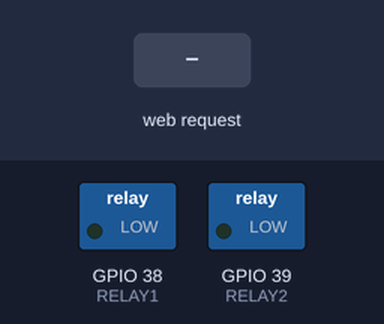
Simulated run of this sketch. Board: ESP32. Parts: switched loads named in the sketch (green lamp = pin HIGH). The test bench sets the inputs (shaded band). WiFi joins after 1.5 s; servers stay silent unless stated; what the sketch prints to the serial monitor is not drawn.

Above: at 3.7 s.
3.8 s: HTTP request GET /bulb1on received
At 4.1 s:
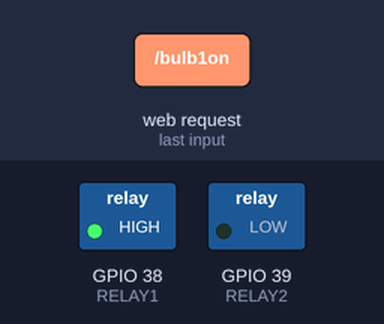
5.3 s: HTTP request GET /bothon received
At 6.4 s:
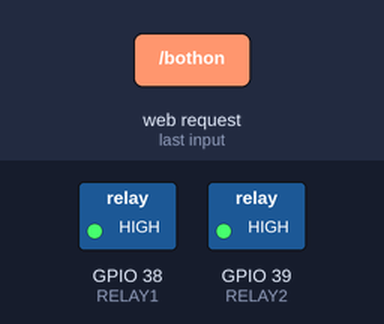
6.8 s: HTTP request GET /bulb1off received
At 7.5 s:
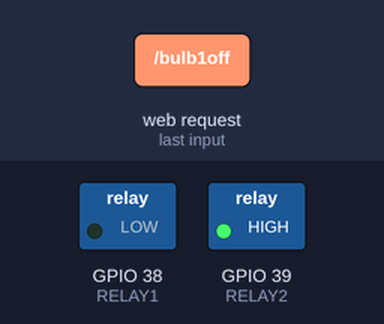
8.3 s: HTTP request GET /bulb2off received
At 8.7 s:
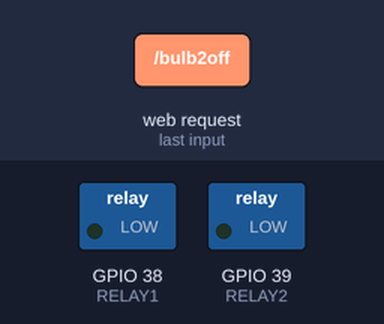
9.8 s: HTTP request GET /bulb2on received
At 11.0 s:
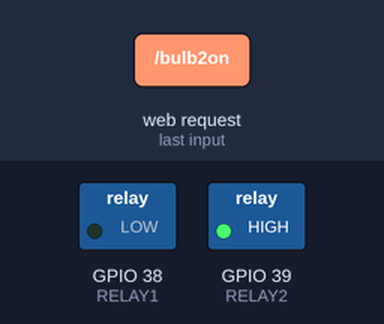
Timing chart, 0 to 12.3 s (numbered marks = the images above; inputs shaded):
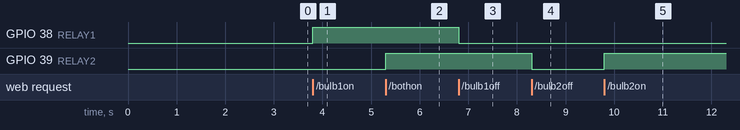

Measured:
- after the input at 3.8 s, GPIO 38 (RELAY1): LOW → HIGH at once
- after the input at 5.3 s, GPIO 39 (RELAY2): LOW → HIGH at once
- after the input at 6.8 s, GPIO 38 (RELAY1): HIGH → LOW at once
- after the input at 8.3 s, GPIO 39 (RELAY2): HIGH → LOW at once
- after the input at 9.8 s, GPIO 39 (RELAY2): LOW → HIGH at once

The sketch:

wifi_relay.ino
```cpp
#include <WiFi.h>  // Include the WiFi library for ESP32

// WiFi Credentials (Replace with your actual SSID and Password)
const char* ssid = "your_ssid";          // Your WiFi network name
const char* password = "your_password";  // Your WiFi password

WiFiServer server(80);  // Create a web server on port 80 (HTTP)

// Define Relay Control Pins (Ensure GPIOs are compatible with your relay module)
#define RELAY1 A2 // connected to Relay 1 (Bulb 1)
#define RELAY2 A3  // connected to Relay 2 (Bulb 2)

void setup() {
    Serial.begin(115200);  // Start serial communication for debugging
    delay(1000);  // Short delay for stability

    pinMode(RELAY1, OUTPUT);  // Set relay 1 pin as output
    pinMode(RELAY2, OUTPUT);  // Set relay 2 pin as output

    // Set relays to LOW (OFF) initially
    digitalWrite(RELAY1, LOW);
    digitalWrite(RELAY2, LOW);

    // Connect to WiFi
    Serial.println("Connecting to WiFi...");
    WiFi.begin(ssid, password);

    // Wait until WiFi is connected
    while (WiFi.status() != WL_CONNECTED) {
        delay(500);
        Serial.print(".");
    }

    // Print IP address assigned to ESP32
    Serial.println("\nWiFi Connected!");
    Serial.print("IP Address: ");
    Serial.println(WiFi.localIP());

    server.begin();  // Start the web server
}

void loop() {
    WiFiClient client = server.available();  // Check if a client has connected

    if (client) {  // If a client is connected
        Serial.println("\nClient Connected");

        String request = client.readStringUntil('\r');  // Read the HTTP request
        Serial.print("Received Request: ");
        Serial.println(request);
        client.flush();  // Clear the request buffer

        // Control Relays Based on the Request URL
        if (request.indexOf("/bulb1on") != -1) {
            digitalWrite(RELAY1, HIGH);  // Turn ON Relay 1 (Bulb 1)
            Serial.println("Bulb 1 TURNED ON");
        }
        else if (request.indexOf("/bulb1off") != -1) {
            digitalWrite(RELAY1, LOW);  // Turn OFF Relay 1 (Bulb 1)
            Serial.println("Bulb 1 TURNED OFF");
        }
        else if (request.indexOf("/bulb2on") != -1) {
            digitalWrite(RELAY2, HIGH);  // Turn ON Relay 2 (Bulb 2)
            Serial.println("Bulb 2 TURNED ON");
        }
        else if (request.indexOf("/bulb2off") != -1) {
            digitalWrite(RELAY2, LOW);  // Turn OFF Relay 2 (Bulb 2)
            Serial.println("Bulb 2 TURNED OFF");
        }
        else if (request.indexOf("/bothon") != -1) {
            digitalWrite(RELAY1, HIGH);
            digitalWrite(RELAY2, HIGH);  // Turn ON both bulbs
            Serial.println("BOTH BULBS TURNED ON");
        }
        else if (request.indexOf("/bothoff") != -1) {
            digitalWrite(RELAY1, LOW);
            digitalWrite(RELAY2, LOW);  // Turn OFF both bulbs
            Serial.println("BOTH BULBS TURNED OFF");
        }
        else if (request.indexOf("/bulb1on2off") != -1) {
            digitalWrite(RELAY1, HIGH);  // Bulb 1 ON
            digitalWrite(RELAY2, LOW);   // Bulb 2 OFF
            Serial.println("Bulb 1 TURNED ON, Bulb 2 TURNED OFF");
        }
        else if (request.indexOf("/bulb2on1off") != -1) {
            digitalWrite(RELAY1, LOW);   // Bulb 1 OFF
            digitalWrite(RELAY2, HIGH);  // Bulb 2 ON
            Serial.println("Bulb 2 TURNED ON, Bulb 1 TURNED OFF");
        }

        // Respond to Client with Web Interface
        client.println("HTTP/1.1 200 OK");  // Send HTTP response header
        client.println("Content-Type: text/html");  // Specify HTML content
        client.println();

        // Start HTML Content
        client.println("<!DOCTYPE html><html><head>");
        client.println("<title>WiFi Bulb Control</title>");

        // Basic CSS for button styling
        client.println("<style>");
        client.println("body { font-family: Arial; text-align: center; background-color: #f8f9fa; }");
        client.println(".button { display: inline-block; padding: 15px 30px; margin: 10px; font-size: 20px; color: white; border: none; cursor: pointer; border-radius: 10px; text-decoration: none; }");
        client.println(".on { background-color: #28a745; }");  // Green button for ON
        client.println(".off { background-color: #dc3545; }"); // Red button for OFF
        client.println(".both { background-color: #007bff; }"); // Blue button for Both
        client.println("</style>");

        client.println("</head><body>");
        client.println("<h2>WiFi Bulb Control</h2>");

        // Buttons for controlling Bulb 1
        client.println("<a class='button on' href='/bulb1on'>Bulb 1 ON</a>");
        client.println("<a class='button off' href='/bulb1off'>Bulb 1 OFF</a>");
        client.println("<br>");

        // Buttons for controlling Bulb 2
        client.println("<a class='button on' href='/bulb2on'>Bulb 2 ON</a>");
        client.println("<a class='button off' href='/bulb2off'>Bulb 2 OFF</a>");
        client.println("<br>");

        // Buttons for controlling both bulbs at the same time
        client.println("<a class='button both' href='/bothon'>Both ON</a>");
        client.println("<a class='button both' href='/bothoff'>Both OFF</a>");
        client.println("<br>");

        // Buttons for alternate ON/OFF configurations
        client.println("<a class='button on' href='/bulb1on2off'>Bulb 1 ON, Bulb 2 OFF</a>");
        client.println("<a class='button on' href='/bulb2on1off'>Bulb 2 ON, Bulb 1 OFF</a>");

        client.println("</body></html>");  // Close HTML content
        client.stop();  // Disconnect client
    }
}
```
